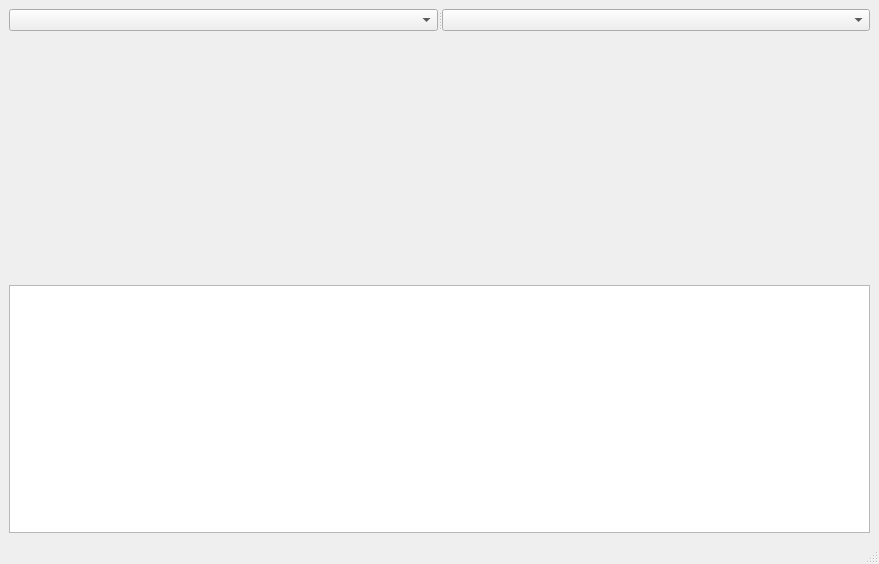
<?xml version="1.0" encoding="UTF-8"?>
<ui version="4.0">
 <class>MainWindow</class>
 <widget class="QMainWindow" name="MainWindow">
  <property name="geometry">
   <rect>
    <x>0</x>
    <y>0</y>
    <width>879</width>
    <height>564</height>
   </rect>
  </property>
  <property name="windowTitle">
   <string>MainWindow</string>
  </property>
  <widget class="QWidget" name="centralwidget">
   <layout class="QVBoxLayout" name="verticalLayout">
    <item>
     <widget class="QSplitter" name="splitter">
      <property name="orientation">
       <enum>Qt::Horizontal</enum>
      </property>
      <widget class="QComboBox" name="comboBox"/>
      <widget class="QComboBox" name="comboBox_2"/>
     </widget>
    </item>
    <item>
     <spacer name="verticalSpacer">
      <property name="orientation">
       <enum>Qt::Vertical</enum>
      </property>
      <property name="sizeHint" stdset="0">
       <size>
        <width>20</width>
        <height>40</height>
       </size>
      </property>
     </spacer>
    </item>
    <item>
     <widget class="QGraphicsView" name="graphicsView"/>
    </item>
   </layout>
  </widget>
  <widget class="QMenuBar" name="menubar">
   <property name="geometry">
    <rect>
     <x>0</x>
     <y>0</y>
     <width>879</width>
     <height>25</height>
    </rect>
   </property>
  </widget>
  <widget class="QStatusBar" name="statusbar"/>
 </widget>
 <resources/>
 <connections/>
</ui>
